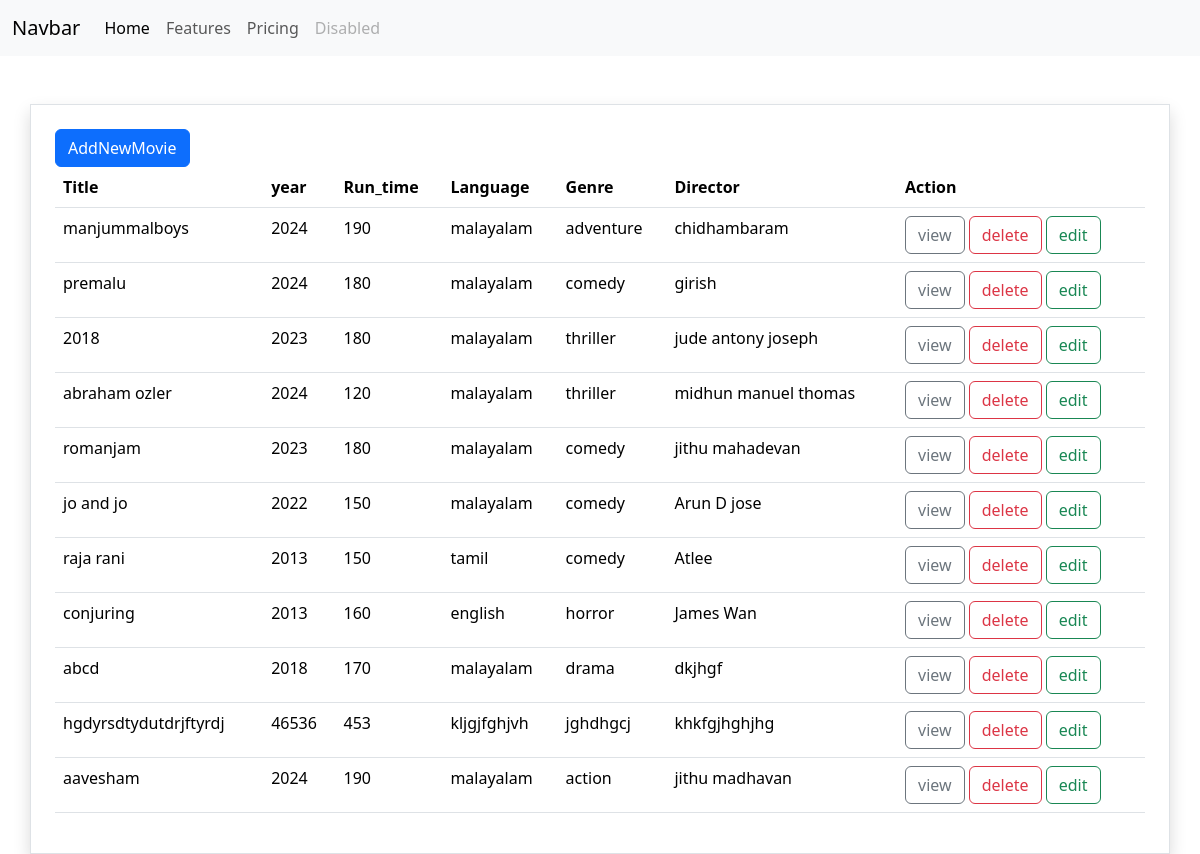
/movies/all/, run on the app's committed database.
### myapp/models.py (models this page shows, shortened)
class Movie(models.Model):
    title=models.CharField(max_length=200)
    year=models.CharField(max_length=200)
    director=models.CharField(max_length=200)
    run_time=models.PositiveIntegerField()
    language=models.CharField(max_length=200)
    genre=models.CharField(max_length=200)
    producer=models.CharField(max_length=200,null=True)

### myapp/views.py (the view)
# urls.py: path('movies/all/',views.MovieListView.as_view(),name="movie-list"),
class MovieListView(View):
    def get(self,request,*args,**kwargs):
        qs=Movie.objects.all()
        return render(request,"movielist.html",{"data":qs})

### myapp/templates/movielist.html (shortened to what this page needs)
{%extends 'base.html'%}
{%block main_block%}
<div class="container p-4 border shadow mt-5">
    <a href="{%url 'movie-create'%}" class="btn btn-primary">AddNewMovie</a>
    <table class="table">
        <tr>
            <th>Title</th>
            <th>year</th>
            <th>Run_time</th>
            <th>Language</th>
            <th>Genre</th>
            <th>Director</th>
            <th>Action</th>
        </tr>
         {%for m in data%}
              <tr>
                <td>{{m.title}}</td>
                <td>{{m.year}}</td>
                <td>{{m.run_time}}</td>
                <td>{{m.language}}</td>
                <td>{{m.genre}}</td>
                <td>{{m.director}}</td>
                <td>
                    <a href="{%url 'movie-detail' m.id%}" class="btn  btn-outline-secondary">view</a>
                    <a href="{%url 'movie-delete' m.id%}" class="btn  btn-outline-danger">delete</a>
                    <a href="{%url 'movie-update' m.id%}" class="btn  btn-outline-success">edit</a>
                </td>
              </tr>
         {%endfor%}
    </table>
</div>
{%endblock%}

### myapp/templates/base.html (shortened to what this page needs)
<!DOCTYPE html>
<html lang="en">
<head>
    <link href="https://cdn.jsdelivr.net/npm/bootstrap@5.3.3/dist/css/bootstrap.min.css" rel="stylesheet">
</head>
<body>
    <nav class="navbar navbar-expand-lg bg-body-tertiary">
        <div class="container-fluid">
          <a class="navbar-brand" href="#">Navbar</a>
          <div class="collapse navbar-collapse" id="navbarNav">
            <ul class="navbar-nav">
              <li class="nav-item">
                <a class="nav-link active" aria-current="page" href="#">Home</a>
              </li>
              <li class="nav-item">
                <a class="nav-link" href="#">Features</a>
              </li>
              <li class="nav-item">
                <a class="nav-link" href="#">Pricing</a>
              </li>
              <li class="nav-item">
                <a class="nav-link disabled" aria-disabled="true">Disabled</a>
              </li>
            </ul>
          </div>
        </div>
      </nav>
      {%block main_block%}
    {%endblock%}
</body>
</html>

### data on the page
Movie: title "manjummalboys", year "2024", run_time "190", language "malayalam", genre "adventure", director "chidhambaram"
Movie: title "premalu", year "2024", run_time "180", language "malayalam", genre "comedy", director "girish"
Movie: title "2018", year "2023", run_time "180", language "malayalam", genre "thriller", director "jude antony joseph"
Movie: title "abraham ozler", year "2024", run_time "120", language "malayalam", genre "thriller", director "midhun manuel thomas"
Movie: title "romanjam", year "2023", run_time "180", language "malayalam", genre "comedy", director "jithu mahadevan"
Movie: title "jo and jo", year "2022", run_time "150", language "malayalam", genre "comedy", director "Arun D jose"
Movie: title "raja rani", year "2013", run_time "150", language "tamil", genre "comedy", director "Atlee"
Movie: title "conjuring", year "2013", run_time "160", language "english", genre "horror", director "James Wan"
Movie: title "abcd", year "2018", run_time "170", language "malayalam", genre "drama", director "dkjhgf"
Movie: title "hgdyrsdtydutdrjftyrdj", year "46536", run_time "453", language "kljgjfghjvh", genre "jghdhgcj", director "khkfgjhghjhg"
Movie: title "aavesham", year "2024", run_time "190", language "malayalam", genre "action", director "jithu madhavan"
